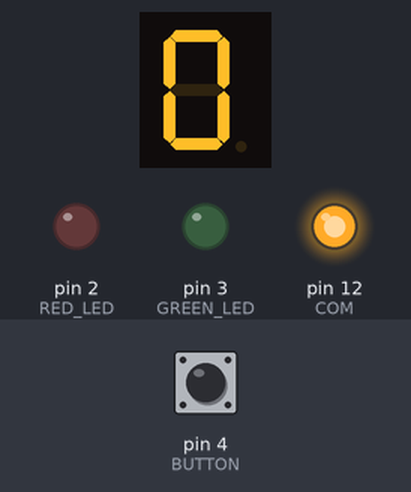
A sketch run on a simulated Arduino Uno, built with avr-gcc and run on an emulated ATmega328P. Shown: 1-digit seven-segment display, output pins drawn as LEDs (lit = HIGH). Wiring (inferred from the names in the program): 1-digit 7-segment display, segments lit when LOW: segments pin 11, pin 10, pin 9, pin 8, pin 7, pin 6, pin 5. Dashed ring = blinking. Inputs (shaded band) come from the test bench; at power-on: pin 4 (BUTTON) LOW. Random numbers use the default seed unless the sketch sets one; the segment pins are drawn as the display they are named for; pins used as bus, display or sensor lines are not drawn; what the sketch prints to the serial monitor is not drawn.

Above: at 1.2 s.
1.3 s: pin 4 (BUTTON) pulled HIGH for 0.15 s
At 4.0 s:
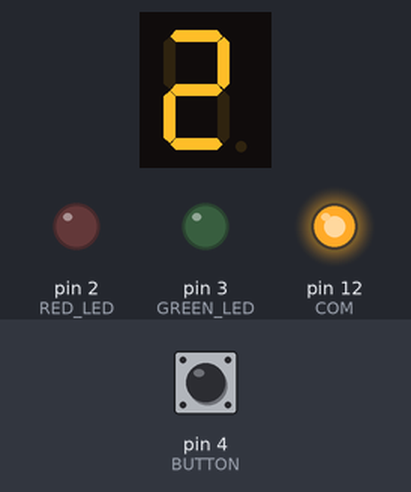
4.4 s: pin 4 (BUTTON) pulled HIGH for 1 s
At 5.5 s:
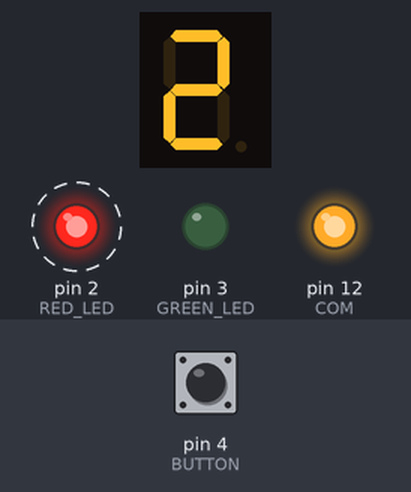
6.0 s: pin 4 (BUTTON) pulled HIGH for 1 s
At 8.8 s:
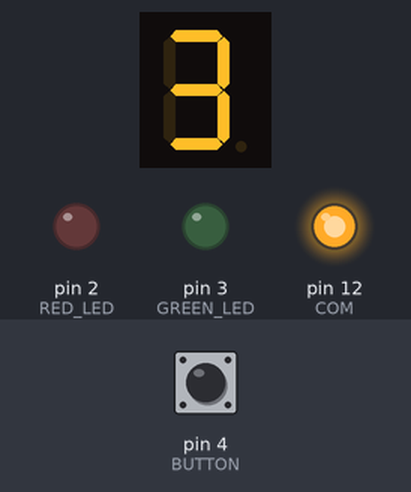
Timing chart, 0 to 10.3 s (numbered marks = the images above; inputs shaded):
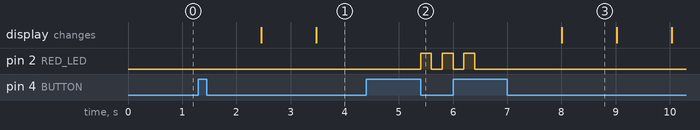

The sketch:

MatchTheNumber.ino
```cpp
/*
 * Match-the-Number!
 *
 * Objective: A Number will appear on the Serial console of the Arduino.
 *            The seven-segment display will keep showing numbers from 0-9 repeatedly at a certain frequency
 *            Objective is to click the button when the number on the 7-segment matches
 *            the number on the Serial Console.
 *
 *            On a correct match, the Green LED glows. A new number appears on the Serial Console.
 *               - The frequency with with the numbers appear on the 7-segment display increases
 *            On an incorrect match, the Red LED glows to indicate 1 strike.
 *
 *            5 strikes, and the 7-Segment display shows E,n,d.
 *
 */

/*
 *                                               -|-|---|--|-|--
 *              |----A----|                      |G F Comm A B |
 *              F         B                      |             |
 *              |         |                      |             |
 *              |----G----|                      |             |
 *              |         |                      |             |
 *              E         C                      |             |
 *              |----D----| DP                   |E D Comm C Dp|
 *                                               -|-|--|---|-|--
 */

/*   7-Segment Display connection to Arduino */
#define COM    12
#define A_PIN  11
#define B_PIN  10
#define C_PIN  9
#define D_PIN  8
#define E_PIN  7
#define F_PIN  6
#define G_PIN  5

/*   Button connection to Arduino */
#define BUTTON 4

/* Green and Red LEDs connection to Arduino */
#define GREEN_LED 3
#define RED_LED 2

/* Numbers to print on 7-segment display [0-9] */
#define NUM_VALUES 10

/* Since we are using a common Anode 7-segment display, the Common-Anode, "Comm" will have a positive signal.
 * Thus the A,B,C,D,E,F,G segments need to be sent a LOW to make them lightup, and HIGH to make turn them off.
 *
 * Use #macros ANODE_HIGH and ANODE_LOW to capture this.
 */
#define ANODE_HIGH   LOW
#define ANODE_LOW    HIGH

struct seven_segment {
  int a;
  int b;
  int c;
  int d;
  int e;
  int f;
  int g;
};


/*
 *              |----A----|
 *              F         B
 *              |         |
 *              |----G----|
 *              |         |
 *              E         C
 *              |----D----| DP
 */
struct seven_segment seven_segment[NUM_VALUES] = {
  {.a = ANODE_HIGH, .b = ANODE_HIGH, .c = ANODE_HIGH, .d = ANODE_HIGH, .e = ANODE_HIGH, .f = ANODE_HIGH, .g = ANODE_LOW},  //0
  {.a = ANODE_LOW,  .b = ANODE_HIGH, .c = ANODE_HIGH, .d = ANODE_LOW,  .e = ANODE_LOW,  .f = ANODE_LOW,  .g = ANODE_LOW},  //1
  {.a = ANODE_HIGH, .b = ANODE_HIGH, .c = ANODE_LOW,  .d = ANODE_HIGH, .e = ANODE_HIGH, .f = ANODE_LOW,  .g = ANODE_HIGH}, //2
  {.a = ANODE_HIGH, .b = ANODE_HIGH, .c = ANODE_HIGH, .d = ANODE_HIGH, .e = ANODE_LOW,  .f = ANODE_LOW,  .g = ANODE_HIGH}, //3
  {.a = ANODE_LOW,  .b = ANODE_HIGH, .c = ANODE_HIGH, .d = ANODE_LOW,  .e = ANODE_LOW,  .f = ANODE_HIGH, .g = ANODE_HIGH}, //4
  {.a = ANODE_HIGH, .b = ANODE_LOW,  .c = ANODE_HIGH, .d = ANODE_HIGH, .e = ANODE_LOW,  .f = ANODE_HIGH, .g = ANODE_HIGH}, //5
  {.a = ANODE_HIGH, .b = ANODE_LOW,  .c = ANODE_HIGH, .d = ANODE_HIGH, .e = ANODE_HIGH, .f = ANODE_HIGH, .g = ANODE_HIGH}, //6
  {.a = ANODE_HIGH, .b = ANODE_HIGH, .c = ANODE_HIGH, .d = ANODE_LOW,  .e = ANODE_LOW,  .f = ANODE_LOW,  .g = ANODE_LOW},  //7
  {.a = ANODE_HIGH, .b = ANODE_HIGH, .c = ANODE_HIGH, .d = ANODE_HIGH, .e = ANODE_HIGH, .f = ANODE_HIGH, .g = ANODE_HIGH}, //8
  {.a = ANODE_HIGH, .b = ANODE_HIGH, .c = ANODE_HIGH, .d = ANODE_HIGH, .e = ANODE_LOW,  .f = ANODE_HIGH, .g = ANODE_HIGH}, //9
};

/* This turns off the 7-Segment-display */
void switchOffSevenSegment()
{
  digitalWrite(COM, LOW); //clear the current output
}

/* This lights up the 7-segment display with the values in @seg */
void set_value(struct seven_segment seg)
{
  switchOffSevenSegment();
  digitalWrite(COM, HIGH); //Enable output
  digitalWrite(A_PIN, seg.a);
  digitalWrite(B_PIN, seg.b);
  digitalWrite(C_PIN, seg.c);
  digitalWrite(D_PIN, seg.d);
  digitalWrite(E_PIN, seg.e);
  digitalWrite(F_PIN, seg.f);
  digitalWrite(G_PIN, seg.g);
}


/* This is the Lucky-Number that will appear on the Serial Console */
int lucky_number = 7;

void setup() {
  // put your setup code here, to run once:
  pinMode(COM, OUTPUT);
  pinMode(A_PIN, OUTPUT);
  pinMode(B_PIN, OUTPUT);
  pinMode(C_PIN, OUTPUT);
  pinMode(D_PIN, OUTPUT);
  pinMode(E_PIN, OUTPUT);
  pinMode(F_PIN, OUTPUT);
  pinMode(G_PIN, OUTPUT);
  pinMode(BUTTON, INPUT);
  pinMode(RED_LED, OUTPUT);
  pinMode(GREEN_LED, OUTPUT);
  set_value(seven_segment[0]);
  Serial.begin(9600);
  lucky_number = random(0, 10);
  char val = '0' + lucky_number;
  Serial.println(val);
}

#define YES 1
#define NO 0

/* TIMEOUT is the maximum time between any two consecutive numbers are displayed on the 7-segment display.
 *  We set it to 1 second.
 */
#define TIMEOUT 1000

/* Helper function to determine if a button is clicked.
 *  If it was clicked, the function will wait until the button has been released before
 *  returning the value that it was Clicked.
 */
int isButtonClicked(int button)
{
  int value = digitalRead(button);
  if (!value)
    return NO;

  while(digitalRead(button))
    ;
  return YES;
}


/* Maximum number of strikes */
#define MAX_ATTEMPTS 5


int state = 0; // The current value of the 7-Segment display
int paused = 1; //Indicates if the button is in a paused state.
int timeout = TIMEOUT; //Variable to keep track of the timeout for the current epoch
int count = timeout;  //Variable to keep track of the amount of time that is pending in the current epoch
int started = 0; //If the new round is started or not.
int stopped = 0; //If the game has been stopped or not.
int failed_attempts = 0; //Number of strikes so far.
int decrement = 100; //Amount by which to decrement the timeout, each time the user gets a correct answer.

#define SUCCESS 1
#define FAILURE 0
/*
 * Helper function to evaluate if the number on the 7-segment display when the button was pressed
 * is the lucky number
 */
int evaluate(int cur_state)
{
   if (cur_state == lucky_number)
    return SUCCESS;
   return FAILURE;
}

/*
 * Helper function to flash the Green LED, when the user presses the button at the correct time.
 */
void successIndication(void)
{
  //do nothing for now. But eventually glow a green LED.
  for (int i = 0; i < 3; i++) {
    digitalWrite(GREEN_LED, HIGH);
    delay(200);
    digitalWrite(GREEN_LED, LOW);
    delay(200);
  }
}


/*
 * Helper function to flash the Red LED, when the user presses the button at the incorrect time.
 */
int failureIndication(int failed_attempts)
{
  //Do nothing.
  for (int i = 0; i < 3; i++) {
    digitalWrite(RED_LED, HIGH);
    delay(200);
    digitalWrite(RED_LED, LOW);
    delay(200);
  }
  failed_attempts++;

  return failed_attempts;
}


/*
 * Helper function to indicate that the game has ended. This will print the letters E,n,d on the 7-segment display.
 */
void resetIndication(void)
{
  struct seven_segment end_val[3] = {{.a = ANODE_HIGH, .b = ANODE_LOW,  .c = ANODE_LOW, .d = ANODE_HIGH,
                                      .e = ANODE_HIGH, .f = ANODE_HIGH, .g = ANODE_HIGH}, //E
                                     {.a = ANODE_LOW,  .b = ANODE_LOW,  .c = ANODE_HIGH, .d = ANODE_LOW,
                                      .e = ANODE_HIGH, .f = ANODE_LOW,  .g = ANODE_HIGH}, //n
                                     {.a = ANODE_LOW,  .b = ANODE_HIGH, .c = ANODE_HIGH, .d = ANODE_HIGH,
                                      .e = ANODE_HIGH, .f = ANODE_LOW,  .g = ANODE_HIGH} // d
                                    };
  for (int i = 0; i < 3; i++) {

    set_value(end_val[i]);
    digitalWrite(GREEN_LED, HIGH);
    delay(200);
    digitalWrite(GREEN_LED, LOW);
    delay(200);
    digitalWrite(RED_LED, HIGH);
    delay(200);
    digitalWrite(RED_LED, LOW);
    delay(200);
  }

}


/*
 * The main loop
 */

void loop() {
  // put your main code here, to run repeatedly:


  while (count) {
   if (isButtonClicked(BUTTON)) {
      paused = (paused + 1) % 2;//The button toggles between two states - Paused, Running
    }

    if (stopped && paused) { //The game has been stopped and the button is in the paused state.
      return;                //Nothing to do.
    }

    if (stopped && !paused) { //The user has clicked the button, while it was in stopped state.
      stopped = 0;            // Reset the state of the game.
      timeout = TIMEOUT;
      count = timeout;
      failed_attempts = 0;
      state = 0;
      return;
    }

    if (started && paused) { //The user pressed a button while the numbers were running. Evaluate what the current number is.
      started = 0;
      int result = evaluate(state);

      if (result == SUCCESS) {
        successIndication();
        timeout = timeout - decrement;
        if (timeout < 100) { // User has succeeded at all levels.
          resetIndication();
          switchOffSevenSegment(); //End game
          timeout = TIMEOUT;
          count = timeout;
          stopped = 1;
          return;
        }
        count = timeout; //Replenish the timeout
        int new_number = random(0, 10); //Get a new number
        if (new_number == lucky_number) // Ensure it isn't the same as the previous
          new_number = (new_number + 4) % 10;
        lucky_number = new_number;
        char val = '0' + lucky_number;

        Serial.println(lucky_number); //Print the number on the serial console
        return;
      } else {
        failed_attempts = failureIndication(failed_attempts); //Show failure indication
        if (failed_attempts >= MAX_ATTEMPTS) { //All attempts exhausted
          resetIndication();
          timeout = TIMEOUT;
          failed_attempts = 0;
          state = 0;
          return;
        }
      }
    } else if (!started && !paused) { //The user pressed the button while the numbers were paused. Start the new epoch
      started = 1;
      count = timeout;
    } else if (!started && paused) { //The user has not pressed the button since the last pause. Do nothing
      return;
    }

    // Here the epoch has started and the user hasn't paused yet. So count-down.
    count--;

    if (count == 0) { // Change the number on the 7-segment display to the next one.
       state = (state + 1) % NUM_VALUES;
       set_value(seven_segment[state]);
       count = timeout;
    }

    delay(1);
  }

}
```

Measured:
- after the input at 1.3 s, the display: first changes after 1.2 s (image 1 shows a later state)
- after the input at 4.4 s, pin 2 (RED_LED): LOW → HIGH after 1.0 s, → LOW 0.20 s later, → HIGH 0.20 s later
- after the input at 6.0 s, the display: changes after 2.0 s (image 3)
- what the display in image 3 shows lasts 1.0 s, from 8.0 s to 9.0 s
